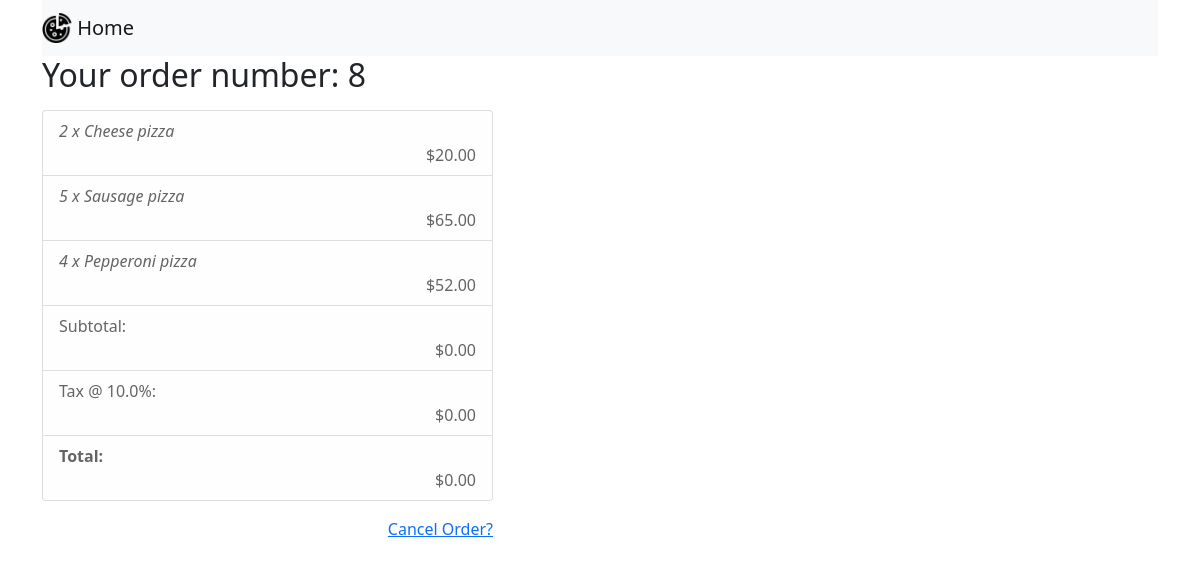
The app's page /order_details/8 with its own data.
### app/models.py (models this page shows, shortened)
class Order(db.Model):
    id = db.Column(db.Integer, primary_key=True)
    order_time = db.Column(db.DateTime, nullable=False)
    order_items = db.relationship('ItemsByOrder', backref='items')
    order_total = db.Column(db.Float, nullable=False, default=0)

class ItemsByOrder(db.Model):
    id = db.Column(db.Integer, primary_key=True)
    qty = db.Column(db.Integer, nullable=False)
    item_id = db.Column(db.Integer, db.ForeignKey('item.id'))
    order_id = db.Column(db.Integer, db.ForeignKey('order.id'))

class Item(db.Model):
    id = db.Column(db.Integer, primary_key=True)
    item_name = db.Column(db.String(20), unique=True)
    item_cost = db.Column(db.Float)
    image_file = db.Column(db.String(20), nullable=False, default='default.jpg')

### app/routes.py (the view)
@app.route('/order_details/<int:order_num>', methods=['GET'])
def order_detail(order_num):
    total = 0
    order_placed = db.session.query(Order, ItemsByOrder, Item)\
        .join(ItemsByOrder, ItemsByOrder.order_id == Order.id)\
        .join(Item, Item.id == ItemsByOrder.item_id).filter(Order.id == order_num)
    for item in order_placed:
        if item[1].qty and item[1].qty > 0:
            total += item[1].qty * item[2].item_cost
    order_to_update = Order.query.filter_by(id=order_num).first()
    order_to_update.order_total = total
    db.session.commit()
    return render_template('your_order_details.html', data=order_placed)

### app/templates/your_order_details.html (shortened to what this page needs)
{% extends 'base.html' %}
{% block body %}
    <div class="row">
        <div class="col-md-5">
            <div class="content-section">
                <h2>Your order number: {{ data[0][0].id }}</h2>
                <p class='text-muted'>
                <ul class="list-group">
                    {% for item in data %}
                        <div class="list-group-item list-group-item-light">
                            <div><em>{{ item[1].qty }} x {{ item[2].item_name }}</em></div>
                            <div align="right">{{ "${0:.2f}".format(item[2].item_cost * item[1].qty) }}</div>
                        </div>
                    {% endfor %}
                    <div class="list-group-item list-group-item-light">
                        <div>Subtotal:</div>
                        <div align="right">{{ "${0:.2f}".format(data[0][0].order_total) }}</div>
                    </div>
                    <div class="list-group-item list-group-item-light">
                        <div>Tax @ 10.0%:</div>
                        <div align="right">{{ "${0:.2f}".format(data[0][0].order_total * 0.1) }}</div>
                    </div>
                    <div class="list-group-item list-group-item-light">
                        <div><b>Total:</b></div>
                        <div align="right">{{ "${0:.2f}".format(data[0][0].order_total * 1.1)}}</div>
                    </div>
                </ul>
                </p>
            </div>
            <div class="col-auto my-1" align="right">
                <a href='/order_cancel/{{ data[0][0].id }}'>
                    Cancel Order?
                </a>
            </div>
        </div>
    </div>
{% endblock %}

### records on screen
Order: id "8", qty "2", item_name "Cheese pizza", qty "5", item_name "Sausage pizza", qty "4", item_name "Pepperoni pizza", order_total "$0.00", data[0][0].order_total*0.1 "$0.00", data[0][0].order_total*1.1 "$0.00"
Item: item[2].item_cost*item[1].qty "$20.00"
Item: item[2].item_cost*item[1].qty "$65.00"
Item: item[2].item_cost*item[1].qty "$52.00"
